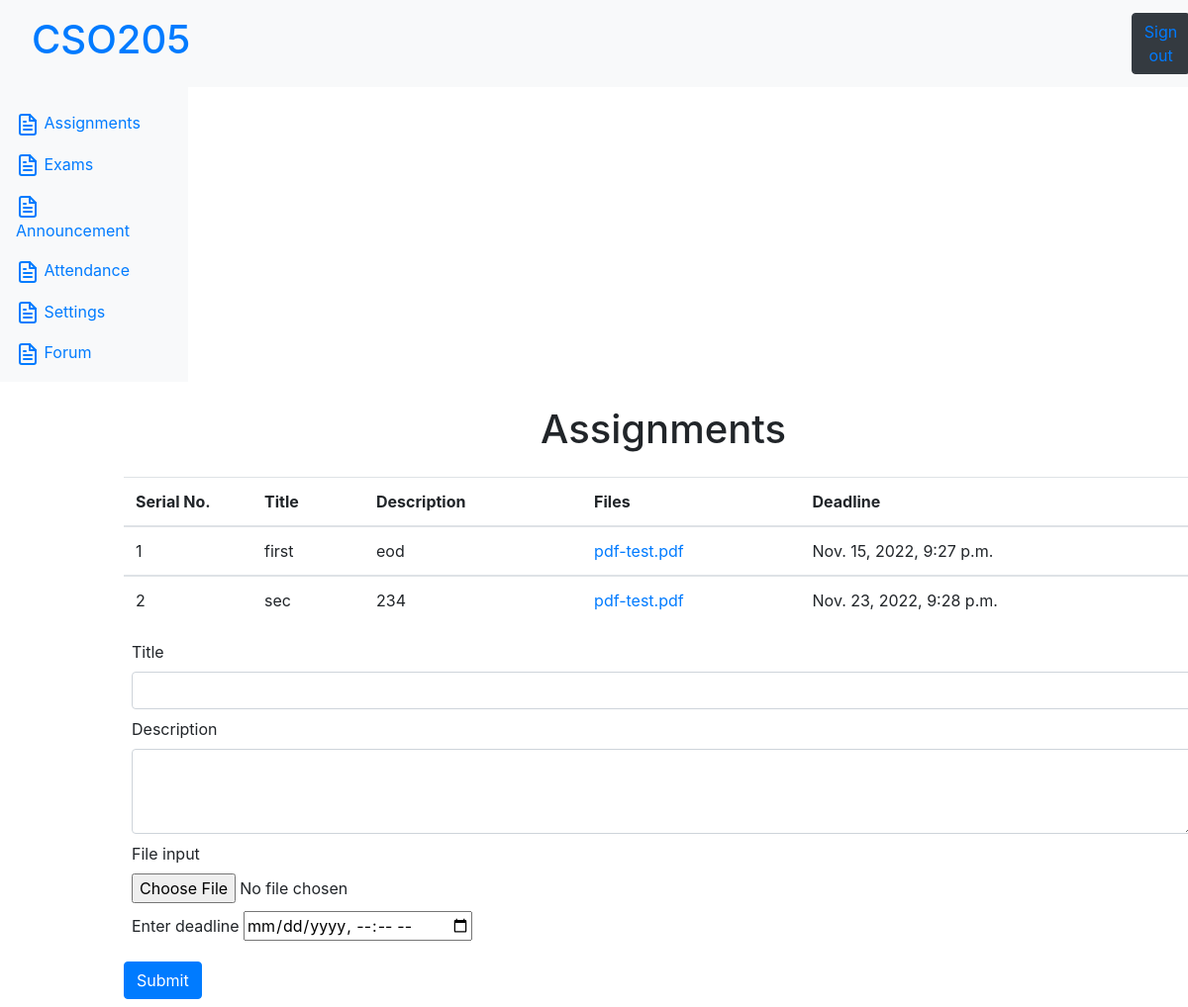
/p/prof_assignment, run on the app's committed database.
### professor/models.py (models this page shows, shortened)
class assignments(models.Model):
    title_assignment=models.TextField()
    file_assignment=models.TextField()
    deadline_assignment=models.DateTimeField()
    message_assignment=models.TextField()
    posted_on=models.TextField()

### professor/views.py (the view, shortened to what this page needs)
# urls.py: path('prof_assignment',views.prof_assignment),
def prof_assignment(request):
    a1=assignments.objects.all()
    d1=dict()
    for x in range(len(a1)):
        d2=dict()
        d2["title_assignment"]=a1[x].title_assignment
        d2["file_assignment"]=a1[x].file_assignment
        d2["deadline_assignment"]=a1[x].deadline_assignment
        d2["message_assignment"]=a1[x].message_assignment
        y=a1[x].file_assignment
        y=y.split('.')
        qw=a1[x].posted_on
        d2["link"]=f"/static/upload/{sha256(str(qw).encode('utf-8')).hexdigest()}.{y[1]}"
        d1[x+1]=d2
    print(d1)
    return render(request,'prof_assignments.html',{'d1':d1,'title_x':'ASSIGNMENTS'})

### templates/prof_assignments.html (shortened to what this page needs)
{% extends 'base.html' %}
{% block body %}
<div style="margin-left: 140px; width:1200px">
    <h1 class="text-center my-4">Assignments</h1>
    <form action="/p/prof_assignment" method="post" enctype="multipart/form-data">
        <table class="table">
            <thead>
                <tr>
                    <th scope="col" style="width:130px">Serial No.</th>
                    <th scope="col">Title</th>
                    <th scope="col">Description</th>
                    <th scope="col">Files</th>
                    <th scope="col">Deadline</th>
                </tr>
            </thead>
            {% for x,y in d1.items %}
            <tbody>
                <tr>
                    <td>{{x}}</td>
                    <td>{{y.title_assignment}}</td>
                    <td>{{y.message_assignment}}</td>
                    <td><a href={{y.link}}  </a> {{y.file_assignment}}</td>
                    <td>{{y.deadline_assignment}}</td>
                </tr>
            </tbody>
            {% endfor %}
        </table>
        <div class="form-group mx-2 my-2">
            <label for="title">Title</label>
            <input type="text" class="form-control" id="title" name="title">
        </div>
        <div class="form-group mx-2 my-2">
            <label for="description">Description</label>
            <textarea class="form-control" id="description" name="description" rows="3"></textarea>
        </div>
        <div class="form-group mx-2 my-2">
            <label for="file">File input</label>
            <input type="file" class="form-control-file" id="file" name="file">
        </div>
        <div class="form-group mx-2 my-2">
            <label for="datetime">Enter deadline</label>
            <input type="datetime-local" id="deadline" name="deadline">
        </div>
        <button class="btn btn-primary my-2" type="submit">Submit</button>
    </form>
</div>
{% endblock body %}

### data on the page
assignments: title_assignment "first", message_assignment "eod", file_assignment "pdf-test.pdf", deadline_assignment "Nov. 15, 2022, 9:27 p.m."
assignments: title_assignment "sec", message_assignment "234", file_assignment "pdf-test.pdf", deadline_assignment "Nov. 23, 2022, 9:28 p.m."

### other printed values
{{ x }} "1" "2"
